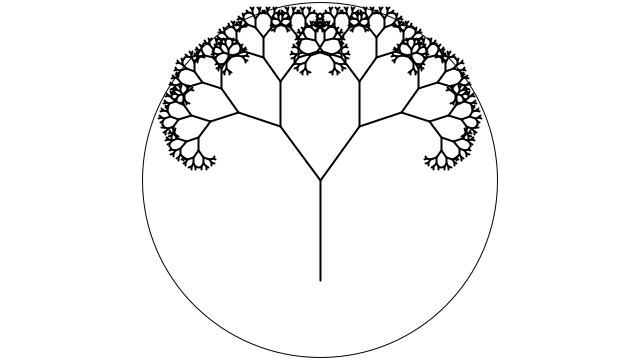
Frame 1 (no input)
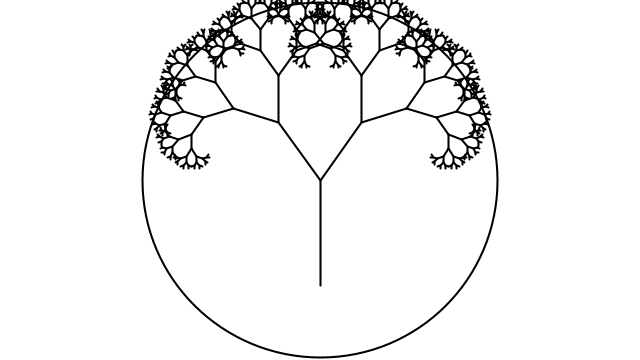
Frame 60 (the mouse pressed at the canvas centre just before this capture)
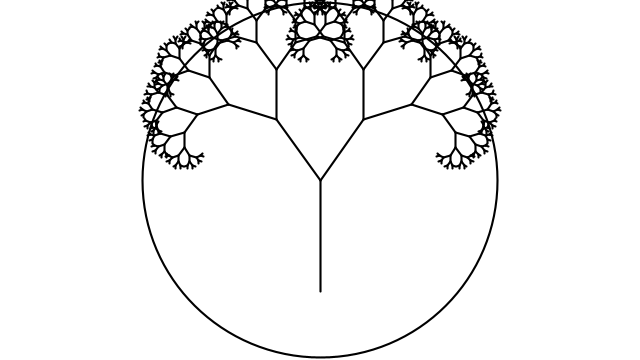
Frame 120 (the mouse held since frame 60 and released just before this capture)

The Processing sketch that drew these frames (run headless with seeded random() and noise(); from frame 60 on, the mouse is pressed at the canvas centre):

// Processing sketch: fractals
// ── fractals.pde
float stickLength;
float strokeSize;
float theta;
int timer;
void setup() {
  stickLength = 100;
  strokeSize = 2;
  size(640, 360);
  timer = 0;
}

void draw() {
  background(255);
  frameRate(30);
  stroke(0);
  //timer += 1;
  //theta +=4;
  translate (width/2, height/2);
  ellipse(0, 0, 355, 355);
  stickLength += 0.1;
  strokeSize += 0.001;
  strokeWeight(strokeSize);
  line(0, 0, 0, stickLength);
  stick(stickLength);
  //noLoop();
}

void stick(float h) {
  h*=0.666666;
 theta=PI/5;
  if (h>2) {
    pushMatrix();
    rotate(theta);
    line(0, 0, 0, -h);
    translate(0,-h);
    stick(h);
    popMatrix();
    
    pushMatrix();
    rotate(-theta);
    line(0, 0, 0, -h);
    translate(0,-h);
    stick(h);
    popMatrix();
  }
}
